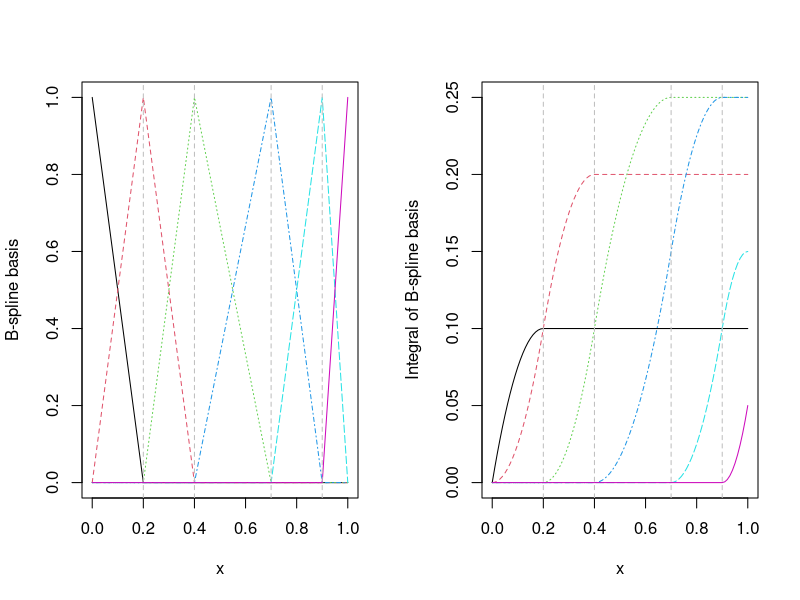

This chart was generated by the following R code:
library(splines2)


### Name: ibs
### Title: Integral of B-Spline Basis for Polynomial Splines
### Aliases: ibs

### ** Examples

library(splines2)
x <- seq.int(0, 1, 0.01)
knots <- c(0.2, 0.4, 0.7, 0.9)
ibsMat <- ibs(x, knots = knots, degree = 1, intercept = TRUE)

## the B-spline bases integrated by function bSpline (same arguments)
bsMat0 <- bSpline(x, knots = knots, degree = 1, intercept = TRUE)
## or by function deriv (recommended) that directly extracts the existing
## result from the attribute of ibsMat and thus is much more efficient.
bsMat <- deriv(ibsMat)
stopifnot(all.equal(bsMat0, bsMat, check.attributes = FALSE)) # equivalent

## plot B-spline basis with their corresponding integrals
library(graphics)
par(mfrow = c(1, 2))
matplot(x, bsMat, type = "l", ylab = "B-spline basis")
abline(v = knots, lty = 2, col = "gray")
matplot(x, ibsMat, type = "l", ylab = "Integral of B-spline basis")
abline(v = knots, lty = 2, col = "gray")
par(mfrow = c(1, 1))
